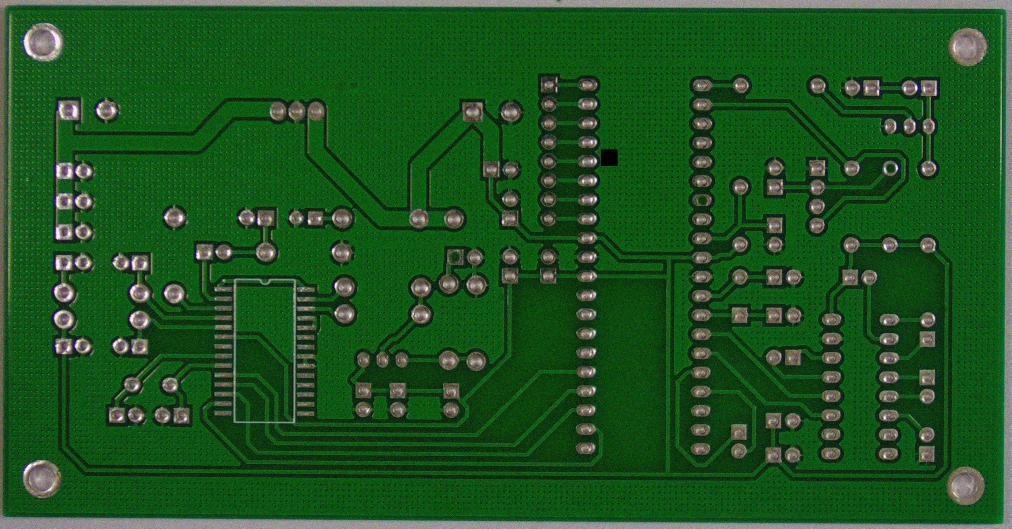
#> input picture test.jpg, 3034 x 1586 px (shown at 1/3 size)
$ python ratio_probe.py ../test.jpg ../test.jpg
#> lines starting #> are read from the running program, lines starting #| are printed output that depends on the picture; after the words box and inside, x2 and y2 are one past the last pixel; in counts of white or black regions, pixels touching at a corner belong together
### pcb_inspection/workers/localizer.py
import cv2
import numpy as np
from ..config import PCB_HSV_LOWER, PCB_HSV_UPPER

_SCALE = 0.25
_CLOSE = cv2.getStructuringElement(cv2.MORPH_ELLIPSE, (15, 15))  # 縮圖後的尺寸
_OPEN = cv2.getStructuringElement(cv2.MORPH_ELLIPSE, (5, 5))


def pcb_green_area_detection(frame, return_info: bool = False):
    """
    回傳最大綠色（防焊）區域占整張畫面的比例。
    return_info=True 時回傳 dict：ratio / bbox(正規化) / center_offset / fill。
    """
#> called with return_info = False
    if frame is None or frame.size == 0:
        empty = {"ratio": 0.0, "bbox": None, "center_offset": None, "fill": 0.0}
        return empty if return_info else 0.0

    small = cv2.resize(frame, None, fx=_SCALE, fy=_SCALE,
                       interpolation=cv2.INTER_AREA)
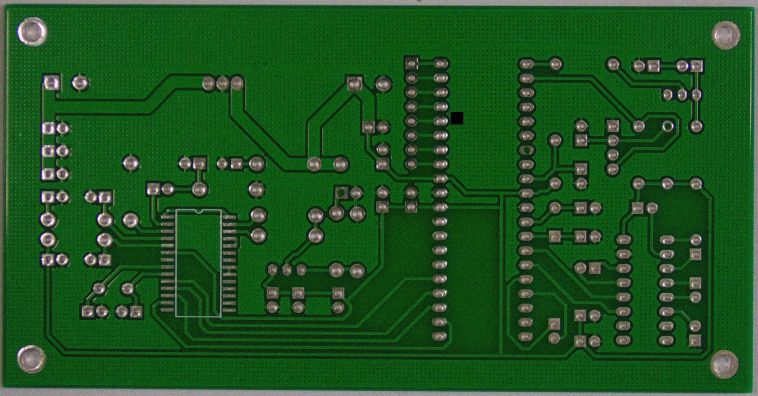
#> small: shape (396, 758, 3); mean B, G, R 32.4, 83.5, 29.4
#> frame is the input picture: shape (1586, 3034, 3); mean B, G, R 32.6, 83.6, 29.6
    # A small blur suppresses sensor noise while retaining PCB edges.
    small = cv2.GaussianBlur(small, (5, 5), 0)
    hsv = cv2.cvtColor(small, cv2.COLOR_BGR2HSV)
#> hsv: shape (396, 758, 3); mean H, S, V 60.8, 178.3, 84.1
    lower = np.array(PCB_HSV_LOWER, dtype=np.uint8)
    upper = np.array(PCB_HSV_UPPER, dtype=np.uint8)
    mask = cv2.inRange(hsv, lower, upper)
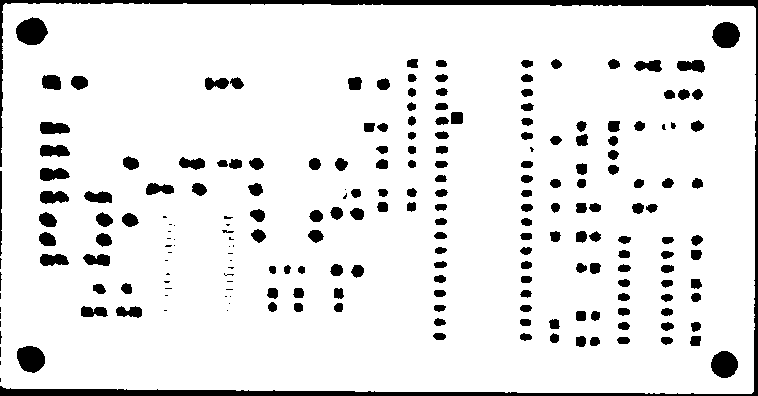
#> mask: shape (396, 758); 90.5% white; 218 black regions (43 under 20 px), largest, box (x1, y1, x2, y2) and area: (0, 0, 758, 396) 8487, (16, 17, 48, 45) 662, (17, 346, 45, 373) 588

    mask = cv2.morphologyEx(mask, cv2.MORPH_OPEN, _OPEN)    # 去雜點
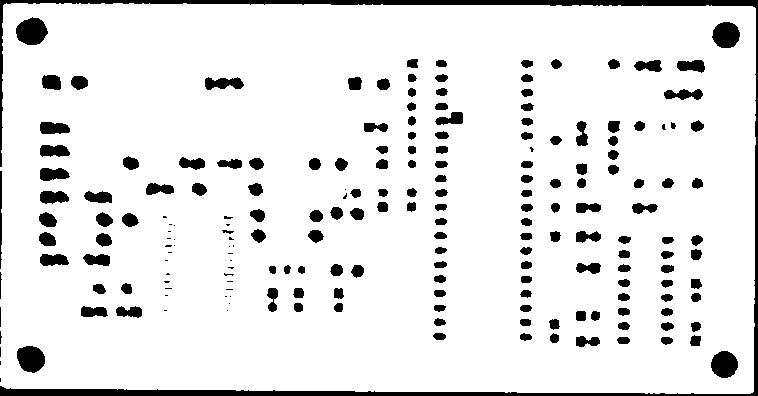
#> mask: shape (396, 758); 90.4% white; 201 black regions (38 under 20 px), largest, box (x1, y1, x2, y2) and area: (0, 0, 758, 396) 8509, (16, 17, 48, 45) 662, (17, 346, 45, 373) 588
    mask = cv2.morphologyEx(mask, cv2.MORPH_CLOSE, _CLOSE)  # 補起零件、絲印造成的破洞
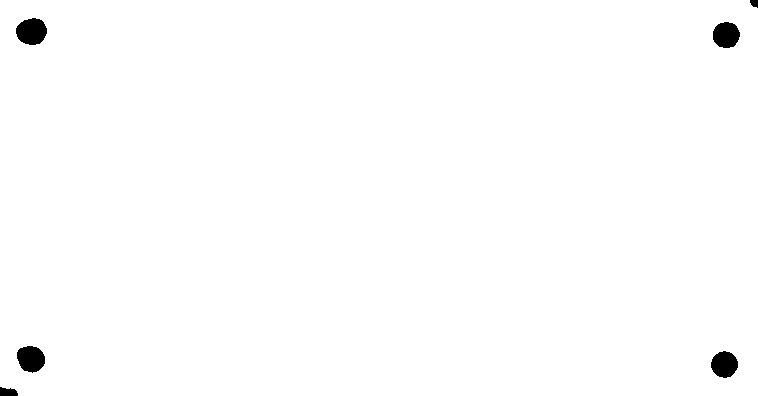
#> mask: shape (396, 758); 99.2% white; 6 black regions

    h, w = mask.shape
#> h = 396; w = 758
    empty = {"ratio": 0.0, "bbox": None, "center_offset": None, "fill": 0.0}

    contours, _ = cv2.findContours(
        mask, cv2.RETR_EXTERNAL, cv2.CHAIN_APPROX_SIMPLE)
#> contours = 1 contour; box (x1, y1, x2, y2) and area: (0, 0, 758, 396) 298842
    if not contours:
        return empty if return_info else 0.0

    c = max(contours, key=cv2.contourArea)
#> c = contour of 22 points, box (x1, y1, x2, y2) (0, 0, 758, 396), area 298842
    area = cv2.contourArea(c)
#> area = 298842.5
    ratio = area / float(h * w)
#> ratio = 0.996
    if not return_info:
        return ratio

    x, y, bw, bh = cv2.boundingRect(c)
    return {
        "ratio": ratio,
        "bbox": (x / w, y / h, bw / w, bh / h),
        "center_offset": ((x + bw / 2) / w - 0.5, (y + bh / 2) / h - 0.5),
        "fill": area / float(max(1, bw * bh)),
    }

### pcb_inspection/ratio_probe.py
import sys
import cv2
from pcb_inspection.workers.localizer import pcb_green_area_detection

r0 = pcb_green_area_detection(cv2.imread(sys.argv[1]))
#> r0 = 0.996
info = pcb_green_area_detection(cv2.imread(sys.argv[2]), return_info=True)
#> info = {'ratio': 0.996, 'bbox': (0, 0, 1, 1), 'center_offset': (0, 0), 'fill': 0.996}
r1 = info["ratio"]
#> r1 = 0.996
print(f"r0(空)={r0:.3f}  r1(板子)={r1:.3f}")
#| r0(空)=0.996  r1(板子)=0.996
print(f"建議 PCB_MIN_RATIO = {r0 + 0.5*(r1-r0):.3f}")
#| 建議 PCB_MIN_RATIO = 0.996
print("bbox =", info["bbox"], " center_offset =",
      info["center_offset"], " fill =", f"{info['fill']:.2f}")
#| bbox = (0.0, 0.0, 1.0, 1.0)  center_offset = (0.0, 0.0)  fill = 1.00
